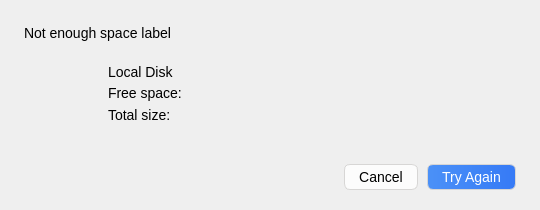
<?xml version="1.0" encoding="UTF-8"?>
<ui version="4.0">
 <class>LowDiskSpaceDialog</class>
 <widget class="QDialog" name="LowDiskSpaceDialog">
  <property name="geometry">
   <rect>
    <x>0</x>
    <y>0</y>
    <width>540</width>
    <height>210</height>
   </rect>
  </property>
  <property name="windowTitle">
   <string>Low disk space</string>
  </property>
  <property name="styleSheet">
   <string notr="true">*{ font-family: &quot;SF Pro&quot;; font-size: 14px; font-weight: 400; }

QPushButton {
  padding-top: 4px; padding-bottom: 4px; padding-left: 14px; padding-right: 14px;
  border-style: solid; border-width: 1px; border-color: #d7d6d5; border-radius: 6px;
}
</string>
  </property>
  <layout class="QHBoxLayout" name="horizontalLayout_4">
   <property name="leftMargin">
    <number>24</number>
   </property>
   <property name="topMargin">
    <number>25</number>
   </property>
   <property name="rightMargin">
    <number>24</number>
   </property>
   <property name="bottomMargin">
    <number>20</number>
   </property>
   <item>
    <layout class="QVBoxLayout" name="verticalLayout_2">
     <property name="spacing">
      <number>0</number>
     </property>
     <property name="topMargin">
      <number>0</number>
     </property>
     <item>
      <widget class="QLabel" name="lExplanation">
       <property name="text">
        <string notr="true">Not enough space label</string>
       </property>
       <property name="wordWrap">
        <bool>true</bool>
       </property>
      </widget>
     </item>
     <item>
      <spacer name="verticalSpacer_2">
       <property name="orientation">
        <enum>Qt::Vertical</enum>
       </property>
       <property name="sizeType">
        <enum>QSizePolicy::Fixed</enum>
       </property>
       <property name="sizeHint" stdset="0">
        <size>
         <width>20</width>
         <height>20</height>
        </size>
       </property>
      </spacer>
     </item>
     <item>
      <layout class="QHBoxLayout" name="horizontalLayout">
       <item>
        <widget class="QLabel" name="lDriveIcon">
         <property name="minimumSize">
          <size>
           <width>64</width>
           <height>64</height>
          </size>
         </property>
         <property name="maximumSize">
          <size>
           <width>64</width>
           <height>64</height>
          </size>
         </property>
         <property name="styleSheet">
          <string notr="true">border-image: url(:/images/HD_mac.png);</string>
         </property>
         <property name="text">
          <string notr="true"/>
         </property>
        </widget>
       </item>
       <item>
        <spacer name="horizontalSpacer_3">
         <property name="orientation">
          <enum>Qt::Horizontal</enum>
         </property>
         <property name="sizeType">
          <enum>QSizePolicy::Fixed</enum>
         </property>
         <property name="sizeHint" stdset="0">
          <size>
           <width>20</width>
           <height>20</height>
          </size>
         </property>
        </spacer>
       </item>
       <item>
        <layout class="QVBoxLayout" name="verticalLayout">
         <property name="spacing">
          <number>0</number>
         </property>
         <item>
          <widget class="QLabel" name="lDiskName">
           <property name="styleSheet">
            <string notr="true">font: 700</string>
           </property>
           <property name="text">
            <string notr="true">Local Disk</string>
           </property>
          </widget>
         </item>
         <item>
          <widget class="QLabel" name="lFreeSpace">
           <property name="text">
            <string notr="true">Free space:</string>
           </property>
          </widget>
         </item>
         <item>
          <widget class="QLabel" name="lTotalSize">
           <property name="text">
            <string notr="true">Total size:</string>
           </property>
          </widget>
         </item>
        </layout>
       </item>
       <item>
        <spacer name="horizontalSpacer">
         <property name="orientation">
          <enum>Qt::Horizontal</enum>
         </property>
         <property name="sizeHint" stdset="0">
          <size>
           <width>24</width>
           <height>20</height>
          </size>
         </property>
        </spacer>
       </item>
      </layout>
     </item>
     <item>
      <spacer name="verticalSpacer">
       <property name="orientation">
        <enum>Qt::Vertical</enum>
       </property>
       <property name="sizeHint" stdset="0">
        <size>
         <width>20</width>
         <height>28</height>
        </size>
       </property>
      </spacer>
     </item>
     <item>
      <layout class="QHBoxLayout" name="horizontalLayout_3">
       <item>
        <layout class="QHBoxLayout" name="horizontalLayout_2">
         <property name="spacing">
          <number>9</number>
         </property>
         <item>
          <spacer name="horizontalSpacer_2">
           <property name="orientation">
            <enum>Qt::Horizontal</enum>
           </property>
           <property name="sizeHint" stdset="0">
            <size>
             <width>40</width>
             <height>20</height>
            </size>
           </property>
          </spacer>
         </item>
         <item>
          <widget class="QPushButton" name="bCancel">
           <property name="styleSheet">
            <string notr="true">QPushButton {
  background-color : #FCFCFC;
  color : #000000;
}
QPushButton:hover { background-color: #fdfdfd; }
QPushButton:pressed { background-color: #cacaca; }</string>
           </property>
           <property name="text">
            <string>Cancel</string>
           </property>
          </widget>
         </item>
         <item>
          <widget class="QPushButton" name="bTryAgain">
           <property name="styleSheet">
            <string notr="true">QPushButton {
  background-color : qlineargradient(spread:pad, x1:0, y1:0, x2:1, y2:0, stop:0 #4B91F7, stop:1 #367AF6);
  color : #FFFFFF;
}
QPushButton:hover { background-color: #5e95f8; }
QPushButton:pressed { background-color: #0a58e6; }</string>
           </property>
           <property name="text">
            <string>Try Again</string>
           </property>
          </widget>
         </item>
        </layout>
       </item>
      </layout>
     </item>
    </layout>
   </item>
  </layout>
 </widget>
 <resources/>
 <connections/>
</ui>
